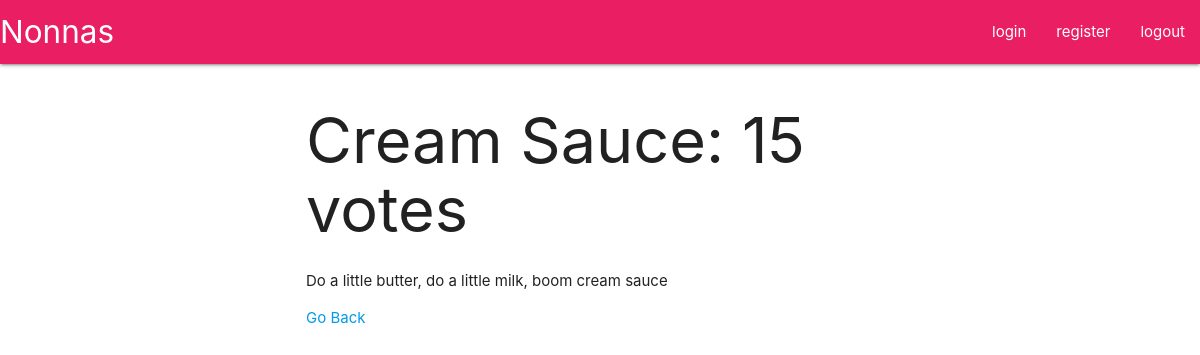
The app's page /nonnas/4/, older data.
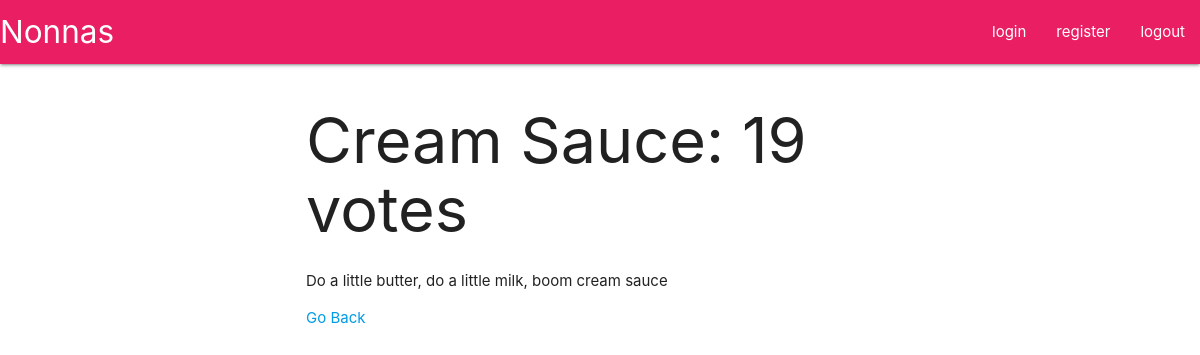
The same page, newer data.
### nonnas/models.py (models this page shows, shortened)
class Post(models.Model):
    title = models.CharField(max_length=200)
    content = models.TextField()
    votes = models.IntegerField(default=1, editable=False)

### nonnas/views.py (the view)
# urls.py: path('<int:post_id>/', views.post_detail, name="detail"),
def post_detail(request, post_id):
    post = get_object_or_404(Post, pk=post_id)
    return render(request, 'nonnas/detail.html', {'post': post})

### nonnas/templates/nonnas/detail.html
{% extends 'nonnas/header.html' %}
{% block content %}
	<div class="container">
		<h1>{{ post.title }}: {{ post.votes }} votes</h1>
		<p>{{ post.content}}</p>
		<a href="/nonnas/">Go Back</a>
	</div>
{% endblock %}

Row changes from the older to the newer data that the page shows:
changed Post "Cream Sauce": votes "15" → "19"
